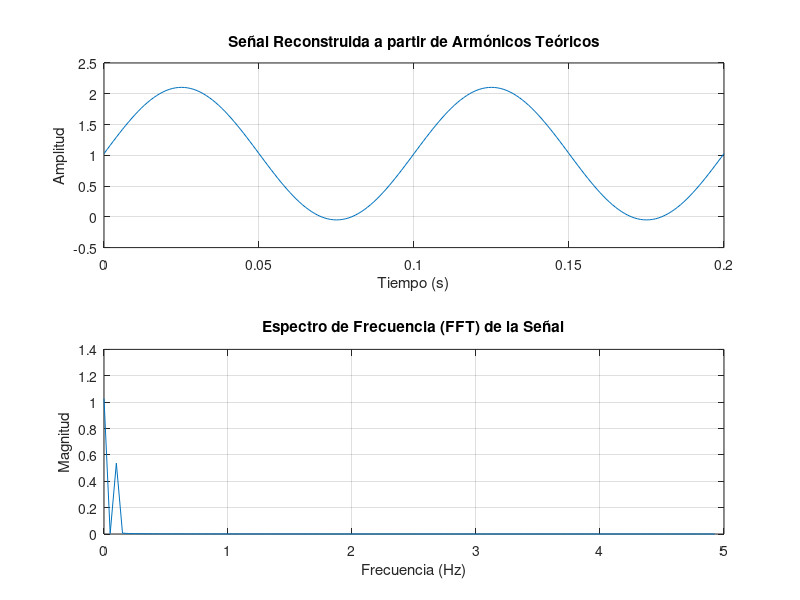

MATLAB code to generate this figure:
% Definir parámetros de la señal
T = 0.1; % Periodo de la señal (en segundos)
f = 1/T; % Frecuencia fundamental (en Hz)

% Amplitudes de los armónicos proporcionados
A1 = 1.077; % Amplitud del armónico 1
A5 = 0;     % Amplitud del armónico 5
A7 = 0;     % Amplitud del armónico 7
A9 = 0;     % Amplitud del armónico 9
A11 = 0;    % Amplitud del armónico 11

% Componente de corriente continua (DC)
DC = 1.027;

% Definir el tiempo
t = 0:T/100:2*T; % 2 períodos de la señal con 100 muestras por período

% Reconstrucción de la señal a partir de los armónicos
V1 = A1 * sin(2 * pi * f * t);      % Primer armónico (fundamental)
V5 = A5 * sin(2 * pi * 5 * f * t);  % Quinto armónico
V7 = A7 * sin(2 * pi * 7 * f * t);  % Séptimo armónico
V9 = A9 * sin(2 * pi * 9 * f * t);  % Noveno armónico
V11 = A11 * sin(2 * pi * 11 * f * t);% Undécimo armónico

% Señal reconstruida sumando todos los armónicos y el componente DC
VT = V1 + V5 + V7 + V9 + V11 + DC;

% Graficar la señal reconstruida
figure;
subplot(2,1,1);  % Subgráfico para la señal en el dominio del tiempo
plot(t, VT);
title('Señal Reconstruida a partir de Armónicos Teóricos');
xlabel('Tiempo (s)');
ylabel('Amplitud');
grid on;

% Aplicar la FFT a la señal
N = length(VT);  % Número de puntos en la señal
f_fft = fft(VT);  % Calcular la FFT

% Calcular las frecuencias correspondientes
f_rec = (0:N-1)*(1/T)/N;  % Vector de frecuencias

% Magnitud de la FFT
mag_f_fft = abs(f_fft)/N;

% Graficar la FFT en el dominio de la frecuencia
subplot(2,1,2);  % Subgráfico para la FFT
f_half = floor(N/2); % Asegurarse de que N/2 sea un entero
plot(f_rec(1:f_half), mag_f_fft(1:f_half)); % Graficar solo las frecuencias positivas
title('Espectro de Frecuencia (FFT) de la Señal');
xlabel('Frecuencia (Hz)');
ylabel('Magnitud');
grid on;
